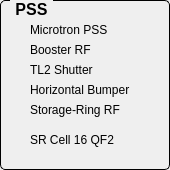
       <widget class="QGroupBox" name="titleGroupBox_8">
        <property name="geometry">
         <rect>
          <x>730</x>
          <y>450</y>
          <width>170</width>
          <height>170</height>
         </rect>
        </property>
        <property name="font">
         <font>
          <pointsize>12</pointsize>
          <weight>75</weight>
          <bold>true</bold>
         </font>
        </property>
        <property name="styleSheet">
         <string notr="true">QGroupBox {
     border: 1px solid black;
     border-radius: 5px;
     margin-top: 0.5em;
 }
 
 QGroupBox::title {
     subcontrol-origin: margin;
     left: 10px;
     padding: 0 3px 0 3px;
 }</string>
        </property>
        <property name="title">
         <string>PSS</string>
        </property>
        <widget class="QESimpleShape" name="qesimpleshape_32">
         <property name="geometry">
          <rect>
           <x>10</x>
           <y>20</y>
           <width>16</width>
           <height>20</height>
          </rect>
         </property>
         <property name="ledType">
          <enum>QSimpleShape::Error</enum>
         </property>
         <property name="colour0" stdset="0">
          <color>
           <red>240</red>
           <green>5</green>
           <blue>5</blue>
          </color>
         </property>
         <property name="colour1" stdset="0">
          <color>
           <red>5</red>
           <green>240</green>
           <blue>5</blue>
          </color>
         </property>
         <property name="variable" stdset="0">
          <string>MI-PSS-PLC:isTriggerInterlock</string>
         </property>
        </widget>
        <widget class="QLabel" name="label_46">
         <property name="geometry">
          <rect>
           <x>30</x>
           <y>20</y>
           <width>130</width>
           <height>20</height>
          </rect>
         </property>
         <property name="text">
          <string>Microtron PSS</string>
         </property>
        </widget>
        <widget class="QLabel" name="label_63">
         <property name="geometry">
          <rect>
           <x>30</x>
           <y>40</y>
           <width>130</width>
           <height>20</height>
          </rect>
         </property>
         <property name="text">
          <string>Booster RF</string>
         </property>
        </widget>
        <widget class="QESimpleShape" name="qesimpleshape_47">
         <property name="geometry">
          <rect>
           <x>10</x>
           <y>40</y>
           <width>16</width>
           <height>20</height>
          </rect>
         </property>
         <property name="ledType">
          <enum>QSimpleShape::Error</enum>
         </property>
         <property name="colour0" stdset="0">
          <color>
           <red>240</red>
           <green>5</green>
           <blue>5</blue>
          </color>
         </property>
         <property name="colour1" stdset="0">
          <color>
           <red>5</red>
           <green>240</green>
           <blue>5</blue>
          </color>
         </property>
         <property name="variable" stdset="0">
          <string>BO-PSS-PLC:isRfInterlock</string>
         </property>
        </widget>
        <widget class="QESimpleShape" name="qesimpleshape_85">
         <property name="geometry">
          <rect>
           <x>10</x>
           <y>60</y>
           <width>16</width>
           <height>20</height>
          </rect>
         </property>
         <property name="ledType">
          <enum>QSimpleShape::Error</enum>
         </property>
         <property name="colour0" stdset="0">
          <color>
           <red>240</red>
           <green>5</green>
           <blue>5</blue>
          </color>
         </property>
         <property name="colour1" stdset="0">
          <color>
           <red>5</red>
           <green>240</green>
           <blue>5</blue>
          </color>
         </property>
         <property name="variable" stdset="0">
          <string>TL2-PSS-SH:isInterlock</string>
         </property>
        </widget>
        <widget class="QLabel" name="label_132">
         <property name="geometry">
          <rect>
           <x>30</x>
           <y>60</y>
           <width>130</width>
           <height>20</height>
          </rect>
         </property>
         <property name="text">
          <string>TL2 Shutter</string>
         </property>
        </widget>
        <widget class="QLabel" name="label_133">
         <property name="geometry">
          <rect>
           <x>30</x>
           <y>80</y>
           <width>130</width>
           <height>20</height>
          </rect>
         </property>
         <property name="text">
          <string>Horizontal Bumper</string>
         </property>
        </widget>
        <widget class="QESimpleShape" name="qesimpleshape_86">
         <property name="geometry">
          <rect>
           <x>10</x>
           <y>80</y>
           <width>16</width>
           <height>20</height>
          </rect>
         </property>
         <property name="ledType">
          <enum>QSimpleShape::Error</enum>
         </property>
         <property name="colour0" stdset="0">
          <color>
           <red>240</red>
           <green>5</green>
           <blue>5</blue>
          </color>
         </property>
         <property name="colour1" stdset="0">
          <color>
           <red>5</red>
           <green>240</green>
           <blue>5</blue>
          </color>
         </property>
         <property name="variable" stdset="0">
          <string>SR-PSS-SLP:isInterlock</string>
         </property>
        </widget>
        <widget class="QESimpleShape" name="qesimpleshape_87">
         <property name="geometry">
          <rect>
           <x>10</x>
           <y>100</y>
           <width>16</width>
           <height>20</height>
          </rect>
         </property>
         <property name="ledType">
          <enum>QSimpleShape::Error</enum>
         </property>
         <property name="colour0" stdset="0">
          <color>
           <red>240</red>
           <green>5</green>
           <blue>5</blue>
          </color>
         </property>
         <property name="colour1" stdset="0">
          <color>
           <red>5</red>
           <green>240</green>
           <blue>5</blue>
          </color>
         </property>
         <property name="variable" stdset="0">
          <string>SR-PSS-PLC:isRfInterlock</string>
         </property>
        </widget>
        <widget class="QLabel" name="label_134">
         <property name="geometry">
          <rect>
           <x>30</x>
           <y>100</y>
           <width>130</width>
           <height>20</height>
          </rect>
         </property>
         <property name="text">
          <string>Storage-Ring RF</string>
         </property>
        </widget>
        <widget class="QLabel" name="label_135">
         <property name="geometry">
          <rect>
           <x>30</x>
           <y>120</y>
           <width>100</width>
           <height>40</height>
          </rect>
         </property>
         <property name="text">
          <string>SR Cell 16 QF2</string>
         </property>
        </widget>
        <widget class="QESimpleShape" name="qesimpleshape_88">
         <property name="geometry">
          <rect>
           <x>10</x>
           <y>120</y>
           <width>16</width>
           <height>20</height>
          </rect>
         </property>
         <property name="ledType">
          <enum>QSimpleShape::Error</enum>
         </property>
         <property name="colour0" stdset="0">
          <color>
           <red>240</red>
           <green>5</green>
           <blue>5</blue>
          </color>
         </property>
         <property name="colour1" stdset="0">
          <color>
           <red>5</red>
           <green>240</green>
           <blue>5</blue>
          </color>
         </property>
         <property name="variable" stdset="0">
          <string>SR-PSS-PLC-QF2:forceOFF</string>
         </property>
        </widget>
        <widget class="QESimpleShape" name="qesimpleshape_89">
         <property name="geometry">
          <rect>
           <x>10</x>
           <y>140</y>
           <width>16</width>
           <height>20</height>
          </rect>
         </property>
         <property name="ledType">
          <enum>QSimpleShape::Error</enum>
         </property>
         <property name="colour0" stdset="0">
          <color>
           <red>240</red>
           <green>5</green>
           <blue>5</blue>
          </color>
         </property>
         <property name="colour1" stdset="0">
          <color>
           <red>5</red>
           <green>240</green>
           <blue>5</blue>
          </color>
         </property>
         <property name="variable" stdset="0">
          <string>SR-PSS-PLC-QF2:isInterlocked</string>
         </property>
        </widget>
       </widget>
